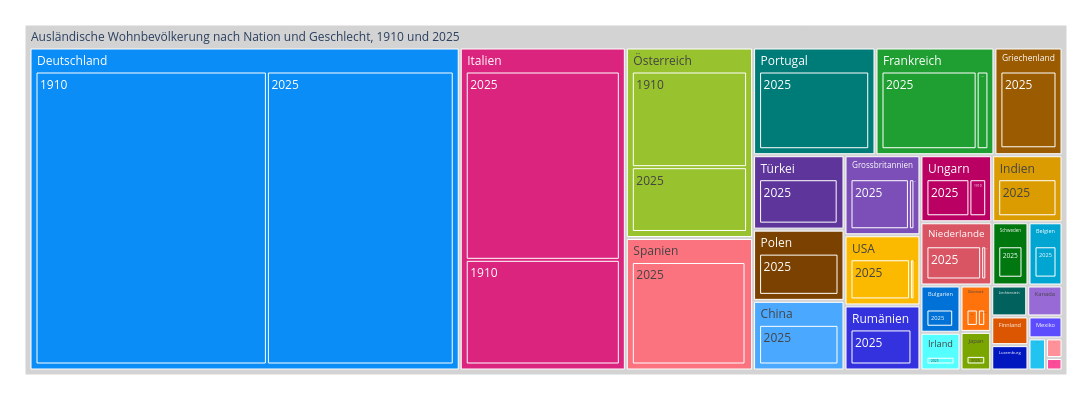

Notebook code for this chart:
### Markdown cell above
##### Ausländische Wohnbevölkerung nach Nation und Geschlecht

### Code cell
treeMap2= mypy_dv.plot_px_treemap(
    data=myTM.reset_index()
    ,levels=['NationHistLang','Jahr_nbr']
    ,values="AnzBestWir"
    ,color="NationHistLang"
    #, color_continuous_scale='Blues'
    ,color_discrete_map=farben_dict_zc  
    ,height=400
    ,width=1100               
    #,margin_val_bottom=25
    ,myHeaderTitle="Ausländische Wohnbevölkerung nach Nation und Geschlecht, "+str(myTM.reset_index().Jahr_nbr.min()) +" und " +str(myTM.reset_index().Jahr_nbr.max())
)
treeMap2

### Figure 1 — Plotly figure (JSON) as saved in the notebook; plotly's stock layout.template omitted (floating-point values rounded to 4 significant figures)
{"data": [{"branchvalues": "total", "customdata": [["Spanien"], ["Deutschland"], ["Grossbritannien"], ["Luxemburg"], ["Frankreich"], ["Polen"], ["Bulgarien"], ["Finnland"], ["Niederlande"], ["Irland"], ["Kanada"], ["Spanien"], ["Belgien"], ["Griechenland"], ["Deutschland"], ["Grossbritannien"], ["Dänemark"], ["Norwegen"], ["China"], ["Österreich"], ["Türkei"], ["Rumänien"], ["Albanien"], ["Ungarn"], ["Ungarn"], ["Island"], ["Italien"], ["Griechenland"], ["Luxemburg"], ["Liechtenstein"], ["Japan"], ["Portugal"], ["Türkei"], ["USA"], ["Bulgarien"], ["Österreich"], ["Frankreich"], ["Niederlande"], ["USA"], ["Indien"], ["Belgien"], ["Liechtenstein"], ["Dänemark"], ["Mexiko"], ["Rumänien"], ["Norwegen"], ["Schweden"], ["Schweden"], ["Italien"], ["Portugal"], ["Albanien"], ["Belgien"], ["Bulgarien"], ["China"], ["Deutschland"], ["Dänemark"], ["Finnland"], ["Frankreich"], ["Griechenland"], ["Grossbritannien"], ["Indien"], ["Irland"], ["Island"], ["Italien"], ["Japan"], ["Kanada"], ["Liechtenstein"], ["Luxemburg"], ["Mexiko"], ["Niederlande"], ["Norwegen"], ["Polen"], ["Portugal"], ["Rumänien"], ["Schweden"], ["Spanien"], ["Türkei"], ["USA"], ["Ungarn"], ["Österreich"], ["(?)"]], "domain": {"x": [0, 1], "y": [0, 1]}, "hovertemplate": "%{label}<br><br>Anzahl:<br>%{value}<extra></extra>", "ids": ["Ausländische Wohnbevölkerung nach Nation und Geschlecht, 1910 und 2025/Spanien/2025", "Ausländische Wohnbevölkerung nach Nation und Geschlecht, 1910 und 2025/Deutschland/1910", "Ausländische Wohnbevölkerung nach Nation und Geschlecht, 1910 und 2025/Grossbritannien/2025", "Ausländische Wohnbevölkerung nach Nation und Geschlecht, 1910 und 2025/Luxemburg/1910", "Ausländische Wohnbevölkerung nach Nation und Geschlecht, 1910 und 2025/Frankreich/2025", "Ausländische Wohnbevölkerung nach Nation und Geschlecht, 1910 und 2025/Polen/2025", "Ausländische Wohnbevölkerung nach Nation und Geschlecht, 1910 und 2025/Bulgarien/1910", "Ausländische Wohnbevölkerung nach Nation und Geschlecht, 1910 und 2025/Finnland/2025", "Ausländische Wohnbevölkerung nach Nation und Geschlecht, 1910 und 2025/Niederlande/1910", "Ausländische Wohnbevölkerung nach Nation und Geschlecht, 1910 und 2025/Irland/2025", "Ausländische Wohnbevölkerung nach Nation und Geschlecht, 1910 und 2025/Kanada/2025", "Ausländische Wohnbevölkerung nach Nation und Geschlecht, 1910 und 2025/Spanien/1910", "Ausländische Wohnbevölkerung nach Nation und Geschlecht, 1910 und 2025/Belgien/2025", "Ausländische Wohnbevölkerung nach Nation und Geschlecht, 1910 und 2025/Griechenland/1910", "Ausländische Wohnbevölkerung nach Nation und Geschlecht, 1910 und 2025/Deutschland/2025", "Ausländische Wohnbevölkerung nach Nation und Geschlecht, 1910 und 2025/Grossbritannien/1910", "Ausländische Wohnbevölkerung nach Nation und Geschlecht, 1910 und 2025/Dänemark/2025", "Ausländische Wohnbevölkerung nach Nation und Geschlecht, 1910 und 2025/Norwegen/2025", "Ausländische Wohnbevölkerung nach Nation und Geschlecht, 1910 und 2025/China/2025", "Ausländische Wohnbevölkerung nach Nation und Geschlecht, 1910 und 2025/Österreich/2025", "Ausländische Wohnbevölkerung nach Nation und Geschlecht, 1910 und 2025/Türkei/2025", "Ausländische Wohnbevölkerung nach Nation und Geschlecht, 1910 und 2025/Rumänien/1910", "Ausländische Wohnbevölkerung nach Nation und Geschlecht, 1910 und 2025/Albanien/2025", "Ausländische Wohnbevölkerung nach Nation und Geschlecht, 1910 und 2025/Ungarn/2025", "Ausländische Wohnbevölkerung nach Nation und Geschlecht, 1910 und 2025/Ungarn/1910", "Ausländische Wohnbevölkerung nach Nation und Geschlecht, 1910 und 2025/Island/2025", "Ausländische Wohnbevölkerung nach Nation und Geschlecht, 1910 und 2025/Italien/1910", "Ausländische Wohnbevölkerung nach Nation und Geschlecht, 1910 und 2025/Griechenland/2025", "Ausländische Wohnbevölkerung nach Nation und Geschlecht, 1910 und 2025/Luxemburg/2025", "Ausländische Wohnbevölkerung nach Nation und Geschlecht, 1910 und 2025/Liechtenstein/1910", "Ausländische Wohnbevölkerung nach Nation und Geschlecht, 1910 und 2025/Japan/2025", "Ausländische Wohnbevölkerung nach Nation und Geschlecht, 1910 und 2025/Portugal/2025", "Ausländische Wohnbevölkerung nach Nation und Geschlecht, 1910 und 2025/Türkei/1910", "Ausländische Wohnbevölkerung nach Nation und Geschlecht, 1910 und 2025/USA/2025", "Ausländische Wohnbevölkerung nach Nation und Geschlecht, 1910 und 2025/Bulgarien/2025", "Ausländische Wohnbevölkerung nach Nation und Geschlecht, 1910 und 2025/Österreich/1910", "Ausländische Wohnbevölkerung nach Nation und Geschlecht, 1910 und 2025/Frankreich/1910", "Ausländische Wohnbevölkerung nach Nation und Geschlecht, 1910 und 2025/Niederlande/2025", "Ausländische Wohnbevölkerung nach Nation und Geschlecht, 1910 und 2025/USA/1910", "Ausländische Wohnbevölkerung nach Nation und Geschlecht, 1910 und 2025/Indien/2025", "Ausländische Wohnbevölkerung nach Nation und Geschlecht, 1910 und 2025/Belgien/1910", "Ausländische Wohnbevölkerung nach Nation und Geschlecht, 1910 und 2025/Liechtenstein/2025", "Ausländische Wohnbevölkerung nach Nation und Geschlecht, 1910 und 2025/Dänemark/1910", "Ausländische Wohnbevölkerung nach Nation und Geschlecht, 1910 und 2025/Mexiko/2025", "Ausländische Wohnbevölkerung nach Nation und Geschlecht, 1910 und 2025/Rumänien/2025", "Ausländische Wohnbevölkerung nach Nation und Geschlecht, 1910 und 2025/Norwegen/1910", "Ausländische Wohnbevölkerung nach Nation und Geschlecht, 1910 und 2025/Schweden/1910", "Ausländische Wohnbevölkerung nach Nation und Geschlecht, 1910 und 2025/Schweden/2025", "Ausländische Wohnbevölkerung nach Nation und Geschlecht, 1910 und 2025/Italien/2025", "Ausländische Wohnbevölkerung nach Nation und Geschlecht, 1910 und 2025/Portugal/1910", "Ausländische Wohnbevölkerung nach Nation und Geschlecht, 1910 und 2025/Albanien", "Ausländische Wohnbevölkerung nach Nation und Geschlecht, 1910 und 2025/Belgien", "Ausländische Wohnbevölkerung nach Nation und Geschlecht, 1910 und 2025/Bulgarien", "Ausländische Wohnbevölkerung nach Nation und Geschlecht, 1910 und 2025/China", "Ausländische Wohnbevölkerung nach Nation und Geschlecht, 1910 und 2025/Deutschland", "Ausländische Wohnbevölkerung nach Nation und Geschlecht, 1910 und 2025/Dänemark", "Ausländische Wohnbevölkerung nach Nation und Geschlecht, 1910 und 2025/Finnland", "Ausländische Wohnbevölkerung nach Nation und Geschlecht, 1910 und 2025/Frankreich", "Ausländische Wohnbevölkerung nach Nation und Geschlecht, 1910 und 2025/Griechenland", "Ausländische Wohnbevölkerung nach Nation und Geschlecht, 1910 und 2025/Grossbritannien", "Ausländische Wohnbevölkerung nach Nation und Geschlecht, 1910 und 2025/Indien", "Ausländische Wohnbevölkerung nach Nation und Geschlecht, 1910 und 2025/Irland", "Ausländische Wohnbevölkerung nach Nation und Geschlecht, 1910 und 2025/Island", "Ausländische Wohnbevölkerung nach Nation und Geschlecht, 1910 und 2025/Italien", "Ausländische Wohnbevölkerung nach Nation und Geschlecht, 1910 und 2025/Japan", "Ausländische Wohnbevölkerung nach Nation und Geschlecht, 1910 und 2025/Kanada", "Ausländische Wohnbevölkerung nach Nation und Geschlecht, 1910 und 2025/Liechtenstein", "Ausländische Wohnbevölkerung nach Nation und Geschlecht, 1910 und 2025/Luxemburg", "Ausländische Wohnbevölkerung nach Nation und Geschlecht, 1910 und 2025/Mexiko", "Ausländische Wohnbevölkerung nach Nation und Geschlecht, 1910 und 2025/Niederlande", "Ausländische Wohnbevölkerung nach Nation und Geschlecht, 1910 und 2025/Norwegen", "Ausländische Wohnbevölkerung nach Nation und Geschlecht, 1910 und 2025/Polen", "Ausländische Wohnbevölkerung nach Nation und Geschlecht, 1910 und 2025/Portugal", "Ausländische Wohnbevölkerung nach Nation und Geschlecht, 1910 und 2025/Rumänien", "Ausländische Wohnbevölkerung nach Nation und Geschlecht, 1910 und 2025/Schweden", "Ausländische Wohnbevölkerung nach Nation und Geschlecht, 1910 und 2025/Spanien", "Ausländische Wohnbevölkerung nach Nation und Geschlecht, 1910 und 2025/Türkei", "Ausländische Wohnbevölkerung nach Nation und Geschlecht, 1910 und 2025/USA", "Ausländische Wohnbevölkerung nach Nation und Geschlecht, 1910 und 2025/Ungarn", "Ausländische Wohnbevölkerung nach Nation und Geschlecht, 1910 und 2025/Österreich", "Ausländische Wohnbevölkerung nach Nation und Geschlecht, 1910 und 2025"], "labels": ["2025", "1910", "2025", "1910", "2025", "2025", "1910", "2025", "1910", "2025", "2025", "1910", "2025", "1910", "2025", "1910", "2025", "2025", "2025", "2025", "2025", "1910", "2025", "2025", "1910", "2025", "1910", "2025", "2025", "1910", "2025", "2025", "1910", "2025", "2025", "1910", "1910", "2025", "1910", "2025", "1910", "2025", "1910", "2025", "2025", "1910", "1910", "2025", "2025", "1910", "Albanien", "Belgien", "Bulgarien", "China", "Deutschland", "Dänemark", "Finnland", "Frankreich", "Griechenland", "Grossbritannien", "Indien", "Irland", "Island", "Italien", "Japan", "Kanada", "Liechtenstein", "Luxemburg", "Mexiko", "Niederlande", "Norwegen", "Polen", "Portugal", "Rumänien", "Schweden", "Spanien", "Türkei", "USA", "Ungarn", "Österreich", "Ausländische Wohnbevölkerung nach Nation und Geschlecht, 1910 und 2025"], "marker": {"colors": ["#FB737E", "#0A8DF6", "#7B4FB7", "#0017BF", "#1F9E31", "#7B4100", "#0072D7", "#DC5500", "#DA5563", "#55FFFF", "#986AD5", "#FB737E", "#00A5D2", "#9A5B01", "#0A8DF6", "#7B4FB7", "#FF720C", "#23C3F1", "#4AA9FF", "#99C32E", "#5E359A", "#3431DE", "#FF919A", "#BA0062", "#BA0062", "#FC4C99", "#DB247D", "#9A5B01", "#0017BF", "#00615D", "#7BA600", "#007C78", "#5E359A", "#FBB900", "#0072D7", "#99C32E", "#1F9E31", "#DA5563", "#FBB900", "#DA9C00", "#00A5D2", "#00615D", "#FF720C", "#5D4BFE", "#3431DE", "#23C3F1", "#00770F", "#00770F", "#DB247D", "#007C78", "#FF919A", "#00A5D2", "#0072D7", "#4AA9FF", "#0A8DF6", "#FF720C", "#DC5500", "#1F9E31", "#9A5B01", "#7B4FB7", "#DA9C00", "#55FFFF", "#FC4C99", "#DB247D", "#7BA600", "#986AD5", "#00615D", "#0017BF", "#5D4BFE", "#DA5563", "#23C3F1", "#7B4100", "#007C78", "#3431DE", "#00770F", "#FB737E", "#5E359A", "#FBB900", "#BA0062", "#99C32E", "lightgrey"]}, "name": "", "parents": ["Ausländische Wohnbevölkerung nach Nation und Geschlecht, 1910 und 2025/Spanien", "Ausländische Wohnbevölkerung nach Nation und Geschlecht, 1910 und 2025/Deutschland", "Ausländische Wohnbevölkerung nach Nation und Geschlecht, 1910 und 2025/Grossbritannien", "Ausländische Wohnbevölkerung nach Nation und Geschlecht, 1910 und 2025/Luxemburg", "Ausländische Wohnbevölkerung nach Nation und Geschlecht, 1910 und 2025/Frankreich", "Ausländische Wohnbevölkerung nach Nation und Geschlecht, 1910 und 2025/Polen", "Ausländische Wohnbevölkerung nach Nation und Geschlecht, 1910 und 2025/Bulgarien", "Ausländische Wohnbevölkerung nach Nation und Geschlecht, 1910 und 2025/Finnland", "Ausländische Wohnbevölkerung nach Nation und Geschlecht, 1910 und 2025/Niederlande", "Ausländische Wohnbevölkerung nach Nation und Geschlecht, 1910 und 2025/Irland", "Ausländische Wohnbevölkerung nach Nation und Geschlecht, 1910 und 2025/Kanada", "Ausländische Wohnbevölkerung nach Nation und Geschlecht, 1910 und 2025/Spanien", "Ausländische Wohnbevölkerung nach Nation und Geschlecht, 1910 und 2025/Belgien", "Ausländische Wohnbevölkerung nach Nation und Geschlecht, 1910 und 2025/Griechenland", "Ausländische Wohnbevölkerung nach Nation und Geschlecht, 1910 und 2025/Deutschland", "Ausländische Wohnbevölkerung nach Nation und Geschlecht, 1910 und 2025/Grossbritannien", "Ausländische Wohnbevölkerung nach Nation und Geschlecht, 1910 und 2025/Dänemark", "Ausländische Wohnbevölkerung nach Nation und Geschlecht, 1910 und 2025/Norwegen", "Ausländische Wohnbevölkerung nach Nation und Geschlecht, 1910 und 2025/China", "Ausländische Wohnbevölkerung nach Nation und Geschlecht, 1910 und 2025/Österreich", "Ausländische Wohnbevölkerung nach Nation und Geschlecht, 1910 und 2025/Türkei", "Ausländische Wohnbevölkerung nach Nation und Geschlecht, 1910 und 2025/Rumänien", "Ausländische Wohnbevölkerung nach Nation und Geschlecht, 1910 und 2025/Albanien", "Ausländische Wohnbevölkerung nach Nation und Geschlecht, 1910 und 2025/Ungarn", "Ausländische Wohnbevölkerung nach Nation und Geschlecht, 1910 und 2025/Ungarn", "Ausländische Wohnbevölkerung nach Nation und Geschlecht, 1910 und 2025/Island", "Ausländische Wohnbevölkerung nach Nation und Geschlecht, 1910 und 2025/Italien", "Ausländische Wohnbevölkerung nach Nation und Geschlecht, 1910 und 2025/Griechenland", "Ausländische Wohnbevölkerung nach Nation und Geschlecht, 1910 und 2025/Luxemburg", "Ausländische Wohnbevölkerung nach Nation und Geschlecht, 1910 und 2025/Liechtenstein", "Ausländische Wohnbevölkerung nach Nation und Geschlecht, 1910 und 2025/Japan", "Ausländische Wohnbevölkerung nach Nation und Geschlecht, 1910 und 2025/Portugal", "Ausländische Wohnbevölkerung nach Nation und Geschlecht, 1910 und 2025/Türkei", "Ausländische Wohnbevölkerung nach Nation und Geschlecht, 1910 und 2025/USA", "Ausländische Wohnbevölkerung nach Nation und Geschlecht, 1910 und 2025/Bulgarien", "Ausländische Wohnbevölkerung nach Nation und Geschlecht, 1910 und 2025/Österreich", "Ausländische Wohnbevölkerung nach Nation und Geschlecht, 1910 und 2025/Frankreich", "Ausländische Wohnbevölkerung nach Nation und Geschlecht, 1910 und 2025/Niederlande", "Ausländische Wohnbevölkerung nach Nation und Geschlecht, 1910 und 2025/USA", "Ausländische Wohnbevölkerung nach Nation und Geschlecht, 1910 und 2025/Indien", "Ausländische Wohnbevölkerung nach Nation und Geschlecht, 1910 und 2025/Belgien", "Ausländische Wohnbevölkerung nach Nation und Geschlecht, 1910 und 2025/Liechtenstein", "Ausländische Wohnbevölkerung nach Nation und Geschlecht, 1910 und 2025/Dänemark", "Ausländische Wohnbevölkerung nach Nation und Geschlecht, 1910 und 2025/Mexiko", "Ausländische Wohnbevölkerung nach Nation und Geschlecht, 1910 und 2025/Rumänien", "Ausländische Wohnbevölkerung nach Nation und Geschlecht, 1910 und 2025/Norwegen", "Ausländische Wohnbevölkerung nach Nation und Geschlecht, 1910 und 2025/Schweden", "Ausländische Wohnbevölkerung nach Nation und Geschlecht, 1910 und 2025/Schweden", "Ausländische Wohnbevölkerung nach Nation und Geschlecht, 1910 und 2025/Italien", "Ausländische Wohnbevölkerung nach Nation und Geschlecht, 1910 und 2025/Portugal", "Ausländische Wohnbevölkerung nach Nation und Geschlecht, 1910 und 2025", "Ausländische Wohnbevölkerung nach Nation und Geschlecht, 1910 und 2025", "Ausländische Wohnbevölkerung nach Nation und Geschlecht, 1910 und 2025", "Ausländische Wohnbevölkerung nach Nation und Geschlecht, 1910 und 2025", "Ausländische Wohnbevölkerung nach Nation und Geschlecht, 1910 und 2025", "Ausländische Wohnbevölkerung nach Nation und Geschlecht, 1910 und 2025", "Ausländische Wohnbevölkerung nach Nation und Geschlecht, 1910 und 2025", "Ausländische Wohnbevölkerung nach Nation und Geschlecht, 1910 und 2025", "Ausländische Wohnbevölkerung nach Nation und Geschlecht, 1910 und 2025", "Ausländische Wohnbevölkerung nach Nation und Geschlecht, 1910 und 2025", "Ausländische Wohnbevölkerung nach Nation und Geschlecht, 1910 und 2025", "Ausländische Wohnbevölkerung nach Nation und Geschlecht, 1910 und 2025", "Ausländische Wohnbevölkerung nach Nation und Geschlecht, 1910 und 2025", "Ausländische Wohnbevölkerung nach Nation und Geschlecht, 1910 und 2025", "Ausländische Wohnbevölkerung nach Nation und Geschlecht, 1910 und 2025", "Ausländische Wohnbevölkerung nach Nation und Geschlecht, 1910 und 2025", "Ausländische Wohnbevölkerung nach Nation und Geschlecht, 1910 und 2025", "Ausländische Wohnbevölkerung nach Nation und Geschlecht, 1910 und 2025", "Ausländische Wohnbevölkerung nach Nation und Geschlecht, 1910 und 2025", "Ausländische Wohnbevölkerung nach Nation und Geschlecht, 1910 und 2025", "Ausländische Wohnbevölkerung nach Nation und Geschlecht, 1910 und 2025", "Ausländische Wohnbevölkerung nach Nation und Geschlecht, 1910 und 2025", "Ausländische Wohnbevölkerung nach Nation und Geschlecht, 1910 und 2025", "Ausländische Wohnbevölkerung nach Nation und Geschlecht, 1910 und 2025", "Ausländische Wohnbevölkerung nach Nation und Geschlecht, 1910 und 2025", "Ausländische Wohnbevölkerung nach Nation und Geschlecht, 1910 und 2025", "Ausländische Wohnbevölkerung nach Nation und Geschlecht, 1910 und 2025", "Ausländische Wohnbevölkerung nach Nation und Geschlecht, 1910 und 2025", "Ausländische Wohnbevölkerung nach Nation und Geschlecht, 1910 und 2025", "Ausländische Wohnbevölkerung nach Nation und Geschlecht, 1910 und 2025", ""], "root": {"color": "grey"}, "type": "treemap", "values": [8734, 40373, 2916, 28, 5985, 3419, 46, 561, 204, 794, 573, 120, 1065, 46, 32598, 276, 454, 263, 3344, 5141, 3535, 121, 170, 1817, 710, 108, 10065, 3804, 468, 151, 623, 6907, 38, 2603, 948, 7587, 741, 2181, 195, 2475, 64, 434, 295, 392, 2474, 33, 64, 1138, 18106, 17, 170, 1129, 994, 3344, 72971, 749, 561, 6726, 3850, 3192, 2475, 794, 108, 28171, 623, 573, 585, 496, 392, 2385, 296, 3419, 6924, 2595, 1202, 8854, 3573, 2798, 2527, 12728, 175204]}], "layout": {"height": 400, "legend": {"tracegroupgap": 0}, "margin": {"b": 25, "l": 25, "r": 25, "t": 25}, "width": 1100}}
